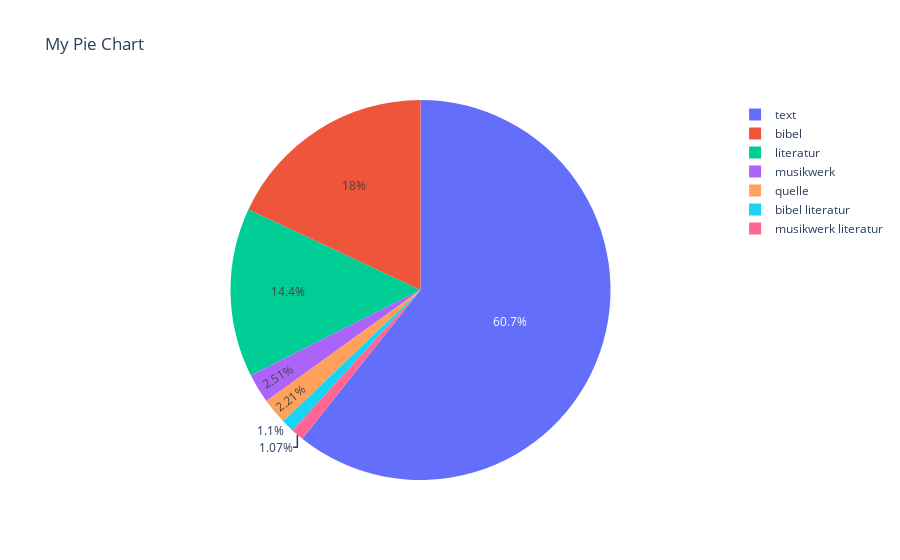

Notebook code cell kept with this figure:
### Code cell
occurrences = {i:sermon.word_types.count(i) for i in set(sermon.word_types)}

labels = []
data = []
for label, number in occurrences.items():
    if pandas.isnull(label):
    #if math.isnan(int(label)):
        labels.append("text")
    else:
        labels.append(label.strip())
    data.append(number)

fig = px.pie(values=data, names=labels, title='My Pie Chart')
fig.show()

### Figure 1 — Plotly figure (JSON) as saved in the notebook; plotly's stock layout.template omitted (floating-point values rounded to 4 significant figures)
{"data": [{"domain": {"x": [0, 1], "y": [0, 1]}, "hovertemplate": "label=%{label}<br>value=%{value}<extra></extra>", "labels": ["bibel literatur", "musikwerk literatur", "text", "literatur", "musikwerk", "quelle", "bibel"], "legendgroup": "", "name": "", "showlegend": true, "type": "pie", "values": [88, 86, 4869, 1155, 201, 177, 1447]}], "layout": {"legend": {"tracegroupgap": 0}, "title": {"text": "My Pie Chart"}}}
